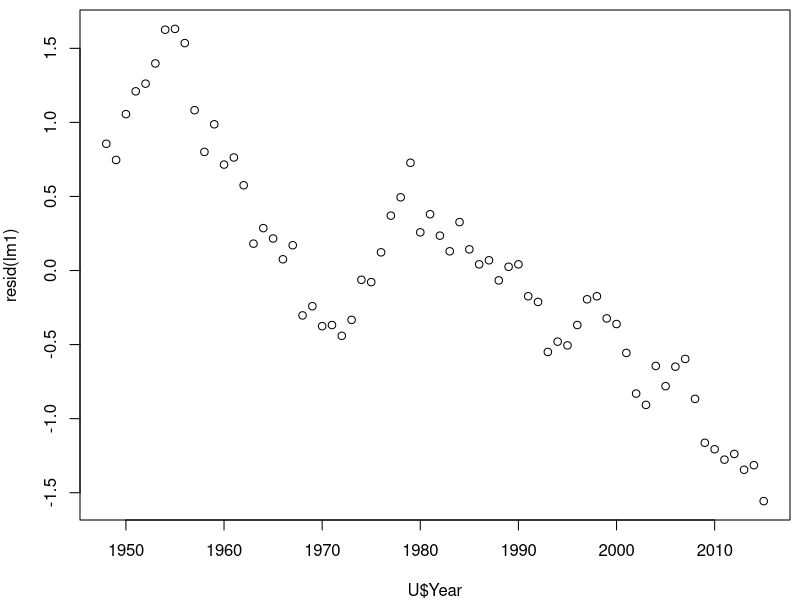
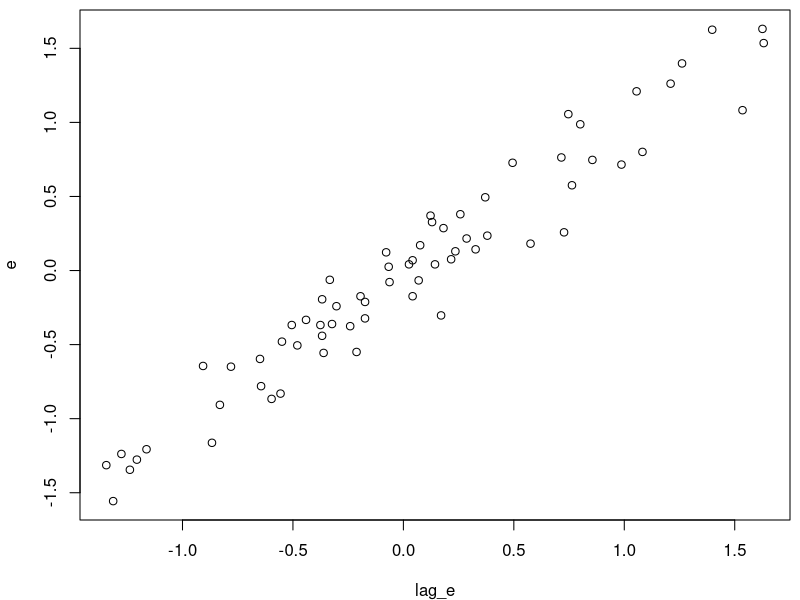
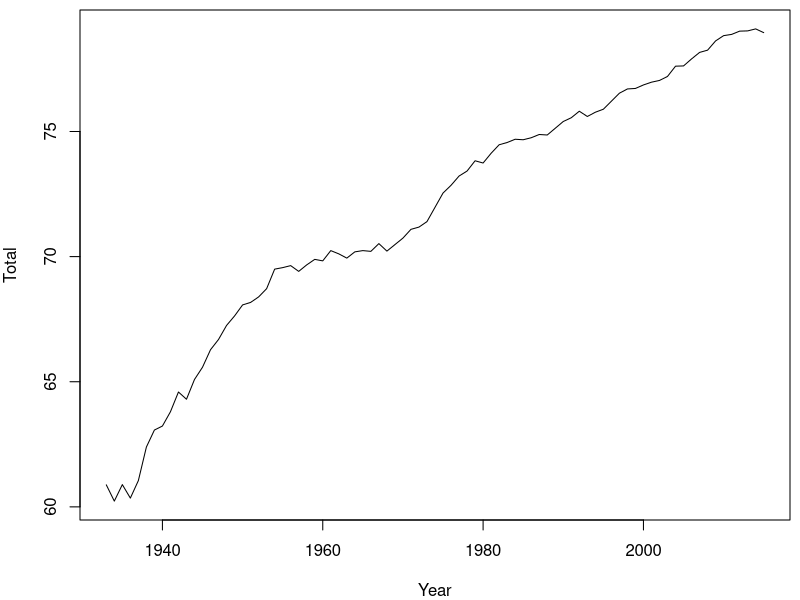
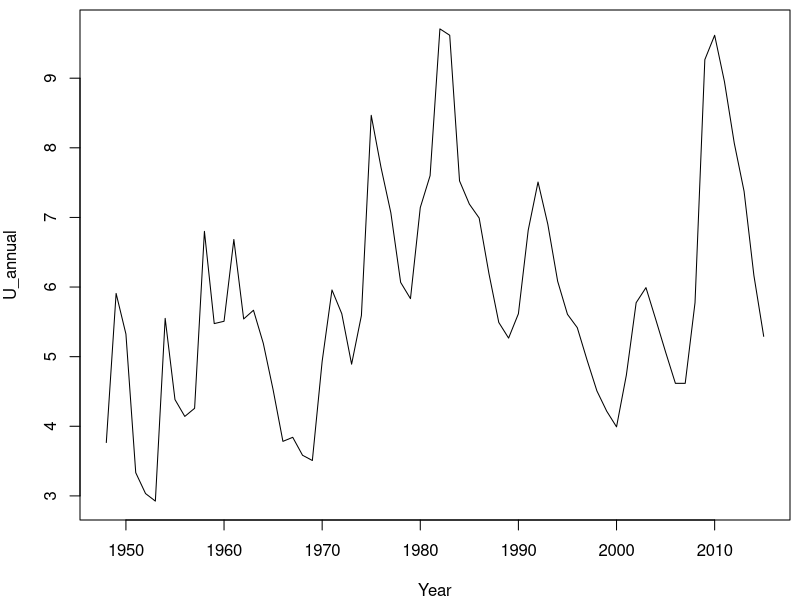
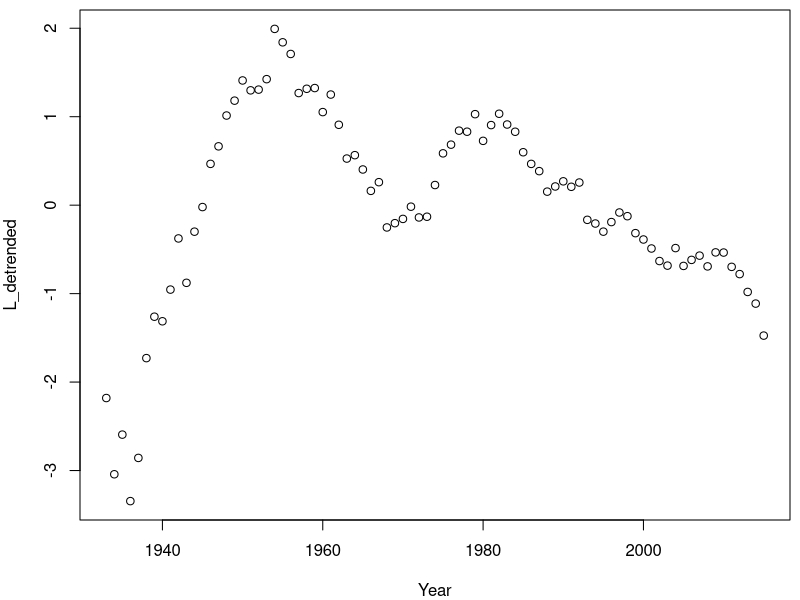
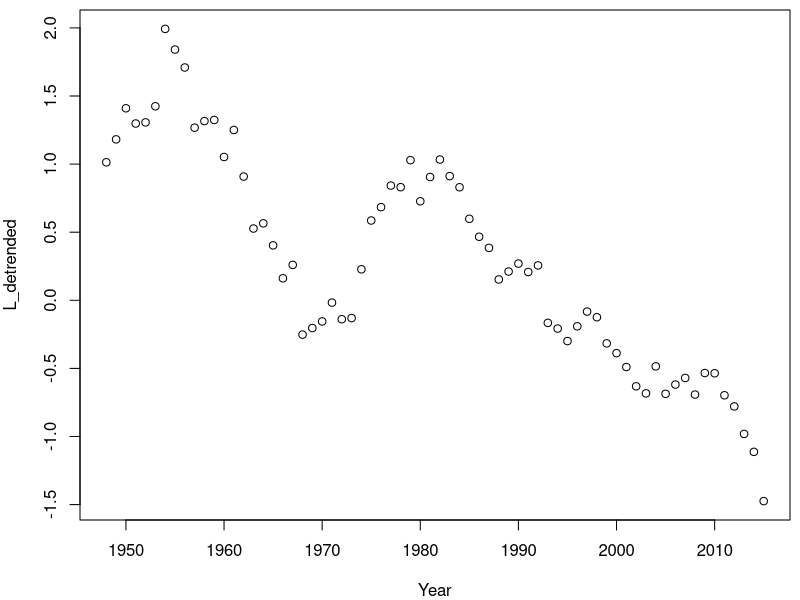

The R source for these figures, in order:
## ----setup,echo=F,results=F,cache=F--------------------------------------
# library(broman) # used for myround 
par(mai=c(0.8,0.8,0.1,0.1))

## ----reconstruct_variables,echo=F----------------------------------------
L <- read.table(file="life_expectancy.txt",header=TRUE)
L_fit <- lm(Total~Year,data=L)
L_detrended <- L_fit$residuals
U <- read.table(file="unemployment.csv",sep=",",header=TRUE)
U_annual <- apply(U[,2:13],1,mean)
U_detrended <- lm(U_annual~U$Year)$residuals
L_detrended <- subset(L_detrended,L$Year %in% U$Year)

## ----lm1-----------------------------------------------------------------
lm1 <- lm(L_detrended~U_detrended)

## ----lag_lm--------------------------------------------------------------
n <- length(resid(lm1))
e <- resid(lm1)[2:n]
lag_e <- resid(lm1)[1:(n-1)] # NOTE WE NEED 1:(n-1) NOT 1:n-1
lm2 <- lm(e~lag_e-1)
head(model.matrix(lm2),3)
summary(lm2)$coef

## ----timeplot_code,eval=F,echo=T-----------------------------------------
## plot(U$Year,resid(lm1))

## ----timeplot_plot,fig.width=3,fig.height=3.5,out.width="2in",echo=F-----
plot(U$Year,resid(lm1))

## ----lagplot_code,eval=F,echo=T------------------------------------------
## plot(lag_e,e)

## ----lagplot_plot,fig.width=3,fig.height=3.5,out.width="2in",echo=F------
plot(lag_e,e)

## ----construction,echo=T,eval=F------------------------------------------
## L <- read.table(file="life_expectancy.txt",header=TRUE)
## L_fit <- lm(Total~Year,data=L)
## L_detrended <- L_fit$residuals
## U <- read.table(file="unemployment.csv",sep=",",header=TRUE)
## U_annual <- apply(U[,2:13],1,mean)
## U_detrended <- lm(U_annual~U$Year)$residuals
## L_detrended <- subset(L_detrended,L$Year %in% U$Year)

## ----plot_L_code,eval=F,echo=T-------------------------------------------
## plot(Total~Year,data=L,type="l") # L is life expectancy

## ----plot_L,echo=F,fig.height=3,fig.width=6,out.width="4.5in"------------
plot(Total~Year,data=L,type="l") # L is life expectancy

## ----plot_U_code,eval=F,echo=T-------------------------------------------
## plot(U_annual~Year,data=U,type="l") # U is unemployment

## ----plot_U,echo=F,fig.height=3,fig.width=6,out.width="4.5in"------------
plot(U_annual~Year,data=U,type="l") # U is unemployment

## ----plot_L_detrended_code,eval=F,echo=T---------------------------------
## L_fit <- lm(Total~Year,data=L)
## L_detrended <- L_fit$residuals
## plot(L_detrended~Year,data=L)

## ----plot_L_detrended,echo=F,fig.height=3,fig.width=5,out.width="3.3in"----
L_fit <- lm(Total~Year,data=L)
L_detrended <- L_fit$residuals
plot(L_detrended~Year,data=L)

## ----plot_L_detrended_subset_code,eval=F,echo=T--------------------------
## L_detrended <- subset(L_detrended,L$Year %in% U$Year)
## plot(L_detrended~Year,data=U)

## ----plot_L_detrended_subset,echo=F,fig.height=3,fig.width=5,out.width="3.3in"----
L_detrended <- subset(L_detrended,L$Year %in% U$Year)
plot(L_detrended~Year,data=U)

